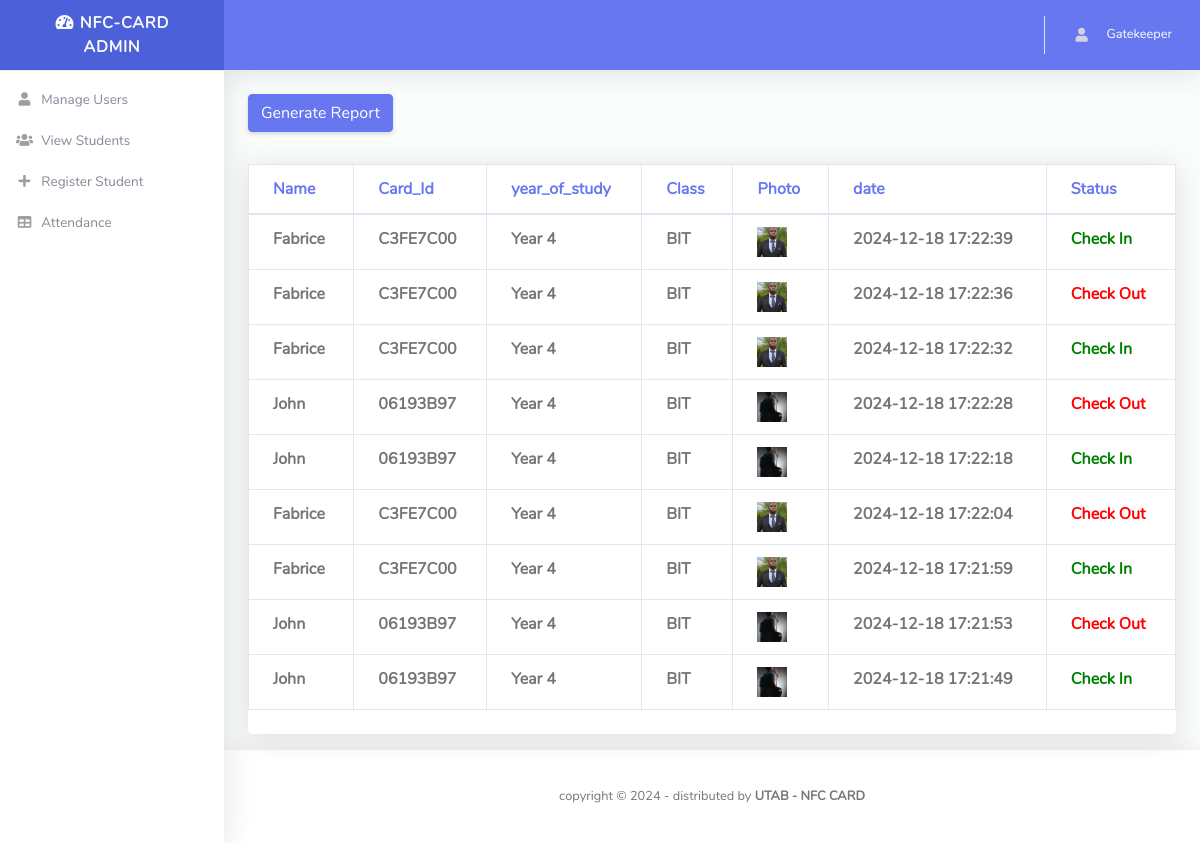
The app's page /admin/attendance.php (signed in) with its own data.
### tables this page shows
CREATE TABLE `users` (
  `id` int(11) NOT NULL,
  `name` varchar(50) NOT NULL,
  `email` varchar(50) NOT NULL,
  `password` int(50) NOT NULL,
  `type` int(11) NOT NULL DEFAULT 0
);

CREATE TABLE `report` (
  `id` int(11) NOT NULL,
  `sid` varchar(100) NOT NULL,
  `datetime` datetime NOT NULL DEFAULT current_timestamp(),
  `status` varchar(50) NOT NULL
);

CREATE TABLE `table_the_iot_projects` (
  `name` varchar(100) NOT NULL,
  `id` varchar(100) NOT NULL,
  `year_of_study` varchar(100) NOT NULL,
  `class` varchar(100) NOT NULL,
  `photo` varchar(50) NOT NULL
);

### admin/attendance.php (the view, shortened to what this page needs)
<?php
require 'dbconn.php';
$userid = $_SESSION["email"];
if(isset($_SESSION["email"])) {
  $sql = "SELECT * FROM users WHERE email = ?";
  $query = $conn->prepare($sql);
  $query->execute(array($userid));
  $results = $query->fetchAll(PDO::FETCH_OBJ);
  if ($query->rowCount() > 0) {
    foreach ($results as $result) {
      $result->name;
    }
  }
}
$sql_all_users = "SELECT t.name, t.year_of_study, t.class, t.photo, r.datetime, r.sid, r.id
                  FROM report r
                  JOIN table_the_iot_projects t ON t.id = r.sid
                  ORDER BY r.datetime DESC";
$query_all = $conn->prepare($sql_all_users);
$query_all->execute();
$all_users = $query_all->fetchAll(PDO::FETCH_ASSOC);
?>
<!DOCTYPE html>
<html lang="en">
<head>
  <link href="vendor/fontawesome-free/css/all.min.css" rel="stylesheet" type="text/css">
  <link href="vendor/bootstrap/css/bootstrap.min.css" rel="stylesheet" type="text/css">
  <link href="css/ruang-admin.min.css" rel="stylesheet">
</head>
<body id="page-top">
  <div id="wrapper">
    <?php
    include('components/sidebar.php');
    ?>
    <div id="content-wrapper" class="d-flex flex-column">
      <div id="content">
        <?php
        include('components/topbar.php');
        ?>
        <div class="container-fluid" id="container-wrapper">
        <div class="row mb-3">
              <div class="col-xl-12 col-lg-5">
                <a href="generate_report.php" class="btn btn-primary mb-3">Generate Report</a>
              </div>
          </div>
          <div class="row mb-3">
            <div class="col-xl-12 col-lg-5">
              <div class="card">
                <div class="table-responsive">
                  <table class="table align-items-center table-bordered">
                    <thead class="text-primary">
                      <tr>
                        <th>Name</th>
                        <th>Card_Id</th>
                        <th>year_of_study</th>
                        <th>Class</th>
                        <th>Photo</th>
                        <th>date</th>
                        <th>Status</th>
                      </tr>
                    </thead>
                    <tbody>
                      <?php if (!empty($all_users)) : ?>
                        <?php foreach ($all_users as $row) : ?>
                          <tr>
                            <td><b><?php echo htmlspecialchars($row['name']); ?></b></td>
                            <td><b><?php echo htmlspecialchars($row['sid']); ?></b></td>
                            <td><b><?php echo htmlspecialchars($row['year_of_study']); ?></b></td>
                            <td><b><?php echo htmlspecialchars($row['class']); ?></b></td>
                            <td>
                              <?php if (!empty($row['photo'])) : ?>
                                <img src="uploads/<?php echo htmlspecialchars($row['photo']); ?>" alt="User Photo" style="width: 30px; height: 30px; object-fit: cover;">
                              <?php else : ?>
                                <span>No Photo</span>
                              <?php endif; ?>
                            </td>
                            <td><b><?php echo htmlspecialchars($row['datetime']); ?></b></td>
                            <td>
                              <b class="<?php echo ($row['id'] % 2 == 0) ? 'check-out' : 'check-in'; ?>">
                                <?php echo htmlspecialchars(($row['id'] % 2 == 0) ? 'Check Out' : 'Check In'); ?>
                              </b>
                            </td>
                          </tr>
                        <?php endforeach; ?>
                      <?php else : ?>
                        <tr>
                          <td colspan="7">No data available.</td>
                        </tr>
                      <?php endif; ?>
                    </tbody>
                  </table>
                </div>
                <div class="card-footer"></div>
              </div>
            </div>
          </div>
        </div>
      </div>
      <?php
      include('components/footer.php');
      ?>
    </div>
  </div>
</body>
</html>

### admin/components/topbar.php (shortened to what this page needs)
<nav class="navbar navbar-expand navbar-light bg-navbar topbar mb-4 static-top">
          <ul class="navbar-nav ml-auto">
            <li class="nav-item dropdown no-arrow">
              <a class="nav-link dropdown-toggle" href="#" id="userDropdown" role="button" data-toggle="dropdown"
                aria-haspopup="true" aria-expanded="false">
                <i class="fas fa-user fa-sm fa-fw mr-2 text-gray-400"></i>
                <span class="ml-2 d-none d-lg-inline text-white small"><?php echo $result->name; ?> </span>
              </a>
            </li>
          </ul>
        </nav>

### admin/attendance.php (style rules this page uses)
.check-in { color: green; }
.check-out { color: red; }

### records on screen
users: name "Gatekeeper"
report: sid.name "Fabrice", sid "C3FE7C00", sid.year_of_study "Year 4", sid.class "BIT", sid.photo (picture), datetime "2024-12-18 17:22:39", id "Check In"
report: sid.name "Fabrice", sid "C3FE7C00", sid.year_of_study "Year 4", sid.class "BIT", sid.photo (picture), datetime "2024-12-18 17:22:36", id "Check Out"
report: sid.name "Fabrice", sid "C3FE7C00", sid.year_of_study "Year 4", sid.class "BIT", sid.photo (picture), datetime "2024-12-18 17:22:32", id "Check In"
report: sid.name "John", sid "06193B97", sid.year_of_study "Year 4", sid.class "BIT", sid.photo (picture), datetime "2024-12-18 17:22:28", id "Check Out"
report: sid.name "John", sid "06193B97", sid.year_of_study "Year 4", sid.class "BIT", sid.photo (picture), datetime "2024-12-18 17:22:18", id "Check In"
report: sid.name "Fabrice", sid "C3FE7C00", sid.year_of_study "Year 4", sid.class "BIT", sid.photo (picture), datetime "2024-12-18 17:22:04", id "Check Out"
report: sid.name "Fabrice", sid "C3FE7C00", sid.year_of_study "Year 4", sid.class "BIT", sid.photo (picture), datetime "2024-12-18 17:21:59", id "Check In"
report: sid.name "John", sid "06193B97", sid.year_of_study "Year 4", sid.class "BIT", sid.photo (picture), datetime "2024-12-18 17:21:53", id "Check Out"
report: sid.name "John", sid "06193B97", sid.year_of_study "Year 4", sid.class "BIT", sid.photo (picture), datetime "2024-12-18 17:21:49", id "Check In"
